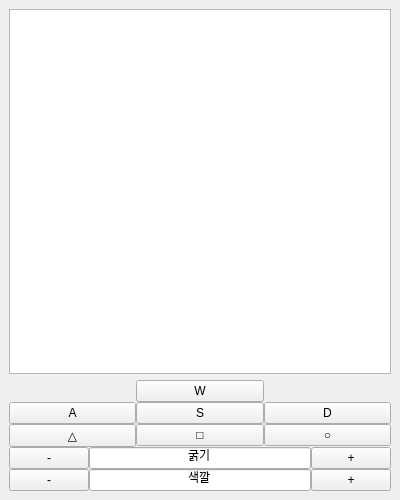
<?xml version="1.0" encoding="UTF-8"?>
<ui version="4.0">
 <class>MainWindowDesign</class>
 <widget class="QMainWindow" name="MainWindowDesign">
  <property name="geometry">
   <rect>
    <x>0</x>
    <y>0</y>
    <width>400</width>
    <height>500</height>
   </rect>
  </property>
  <property name="windowTitle">
   <string>QRosApp</string>
  </property>
  <property name="windowIcon">
   <iconset resource="../resources/images.qrc">
    <normaloff>:/images/icon.png</normaloff>:/images/icon.png</iconset>
  </property>
  <property name="locale">
   <locale language="English" country="Australia"/>
  </property>
  <widget class="QWidget" name="centralwidget">
   <layout class="QHBoxLayout" name="horizontalLayout_6">
    <item>
     <layout class="QGridLayout" name="gridLayout" rowstretch="10,1">
      <property name="bottomMargin">
       <number>0</number>
      </property>
      <property name="horizontalSpacing">
       <number>0</number>
      </property>
      <item row="1" column="0">
       <layout class="QVBoxLayout" name="verticalLayout">
        <item>
         <layout class="QHBoxLayout" name="horizontalLayout_2">
          <item>
           <widget class="QWidget" name="widget" native="true"/>
          </item>
          <item>
           <widget class="QPushButton" name="wButton">
            <property name="text">
             <string>W</string>
            </property>
           </widget>
          </item>
          <item>
           <widget class="QWidget" name="widget_2" native="true"/>
          </item>
         </layout>
        </item>
        <item>
         <layout class="QHBoxLayout" name="horizontalLayout">
          <item>
           <widget class="QPushButton" name="aButton">
            <property name="text">
             <string>A</string>
            </property>
           </widget>
          </item>
          <item>
           <widget class="QPushButton" name="sButton">
            <property name="text">
             <string>S</string>
            </property>
           </widget>
          </item>
          <item>
           <widget class="QPushButton" name="dButton">
            <property name="text">
             <string>D</string>
            </property>
           </widget>
          </item>
         </layout>
        </item>
        <item>
         <layout class="QHBoxLayout" name="horizontalLayout_3">
          <item>
           <widget class="QPushButton" name="triangleButton">
            <property name="text">
             <string>△</string>
            </property>
           </widget>
          </item>
          <item>
           <widget class="QPushButton" name="squareButton">
            <property name="text">
             <string>□</string>
            </property>
           </widget>
          </item>
          <item>
           <widget class="QPushButton" name="circleButton">
            <property name="text">
             <string>○</string>
            </property>
           </widget>
          </item>
         </layout>
        </item>
        <item>
         <layout class="QHBoxLayout" name="horizontalLayout_4">
          <item>
           <widget class="QPushButton" name="thicknessButton_minus">
            <property name="text">
             <string>-</string>
            </property>
           </widget>
          </item>
          <item>
           <widget class="QLineEdit" name="thickLine">
            <property name="whatsThis">
             <string/>
            </property>
            <property name="text">
             <string>굵기</string>
            </property>
            <property name="alignment">
             <set>Qt::AlignCenter</set>
            </property>
            <property name="readOnly">
             <bool>true</bool>
            </property>
           </widget>
          </item>
          <item>
           <widget class="QPushButton" name="thicknessButton_plus">
            <property name="text">
             <string>+</string>
            </property>
           </widget>
          </item>
         </layout>
        </item>
        <item>
         <layout class="QHBoxLayout" name="horizontalLayout_5">
          <item>
           <widget class="QPushButton" name="colorButton_minus">
            <property name="text">
             <string>-</string>
            </property>
           </widget>
          </item>
          <item>
           <widget class="QLineEdit" name="colorLine">
            <property name="whatsThis">
             <string/>
            </property>
            <property name="text">
             <string>색깔</string>
            </property>
            <property name="alignment">
             <set>Qt::AlignCenter</set>
            </property>
            <property name="readOnly">
             <bool>true</bool>
            </property>
           </widget>
          </item>
          <item>
           <widget class="QPushButton" name="colorButton_plus">
            <property name="text">
             <string>+</string>
            </property>
           </widget>
          </item>
         </layout>
        </item>
       </layout>
      </item>
      <item row="0" column="0">
       <widget class="QTextBrowser" name="textBrowser"/>
      </item>
     </layout>
    </item>
   </layout>
  </widget>
  <action name="action_Quit">
   <property name="text">
    <string>&amp;Quit</string>
   </property>
   <property name="shortcut">
    <string>Ctrl+Q</string>
   </property>
   <property name="shortcutContext">
    <enum>Qt::ApplicationShortcut</enum>
   </property>
  </action>
  <action name="action_Preferences">
   <property name="text">
    <string>&amp;Preferences</string>
   </property>
  </action>
  <action name="actionAbout">
   <property name="text">
    <string>&amp;About</string>
   </property>
  </action>
  <action name="actionAbout_Qt">
   <property name="text">
    <string>About &amp;Qt</string>
   </property>
  </action>
 </widget>
 <resources>
  <include location="../resources/images.qrc"/>
 </resources>
 <connections>
  <connection>
   <sender>action_Quit</sender>
   <signal>triggered()</signal>
   <receiver>MainWindowDesign</receiver>
   <slot>close()</slot>
   <hints>
    <hint type="sourcelabel">
     <x>-1</x>
     <y>-1</y>
    </hint>
    <hint type="destinationlabel">
     <x>399</x>
     <y>299</y>
    </hint>
   </hints>
  </connection>
 </connections>
</ui>
